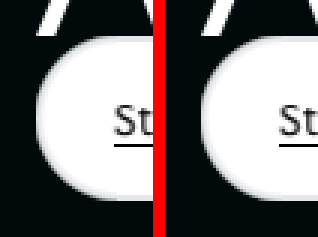
#> input picture scratch/s1001c/ab-shopify.png, 318 x 237 px
$ python where_diff.py ab-shopify.png rc-ab-rows34.png out.png
#> lines starting #> are read from the running program, lines starting #| are printed output that depends on the picture; after the words box and inside, x2 and y2 are one past the last pixel; in counts of white or black regions, pixels touching at a corner belong together
"""Where two frames differ: bounding box plus the runs of rows and columns holding changed pixels,
and a 3x crop of the first changed region side by side. usage: where_diff.py <a.png> <b.png> <out.png>"""
import sys
from PIL import Image, ImageChops
a, b = Image.open(sys.argv[1]).convert('RGB'), Image.open(sys.argv[2]).convert('RGB')
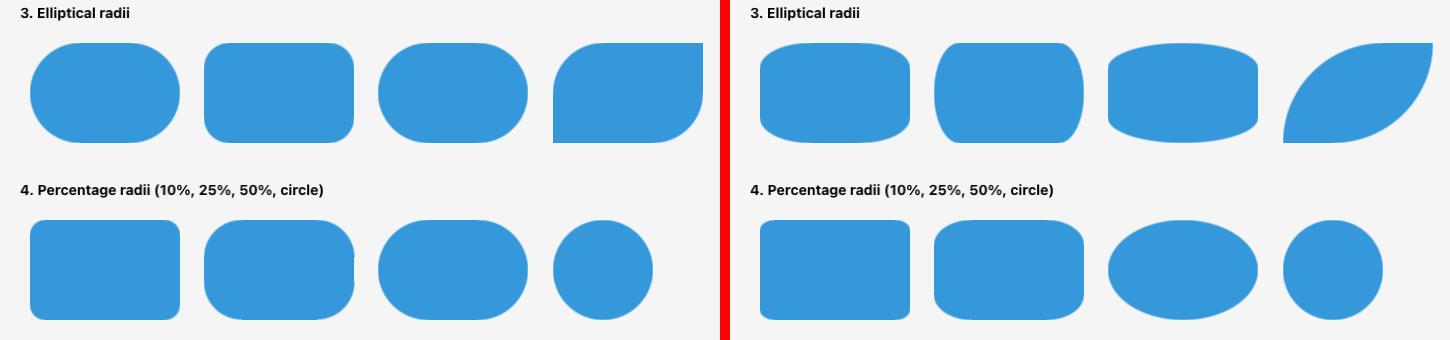
#> input picture scratch/s1001c/rc-ab-rows34.png, 1450 x 340 px
#> a is the input picture: PIL image 318x237 RGB; mean R, G, B 123.4, 117.4, 118.1
#> b is the input picture: PIL image 1450x340 RGB; mean R, G, B 163.7, 203.3, 231
d = ImageChops.difference(a, b).convert('L').point(lambda p: 255 if p > 8 else 0)
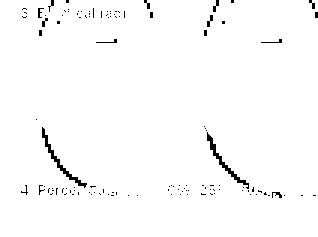
#> d: PIL image 318x237 L; 98.3% white; 118 black regions (106 under 20 px), largest, box (x1, y1, x2, y2) and area: (42, 127, 87, 188) 302, (207, 132, 249, 189) 287, (213, 0, 219, 12) 36
box = d.getbbox()
#> box = (0, 0, 318, 237)
print('bbox', box, 'changed px', sum(1 for p in d.tobytes() if p))
#| bbox (0, 0, 318, 237) changed px 74120
if not box:
    sys.exit(0)
px = d.load()
w, h = d.size
#> w = 318; h = 237


def runs(v):
    out, s, p = [], None, None
    for i in v:
        if s is None:
            s = p = i
        elif i <= p + 3:
            p = i
        else:
            out.append((s, p))
            s = p = i
#> this loop made 237 passes
#> s on pass 1: 0
#> after the loop, out = []
    if s is not None:
        out.append((s, p))
    return out


rows = runs([y for y in range(h) if any(px[x, y] for x in range(w))])
#> rows = [(0, 236)]
print('rows', rows[:14])
#| rows [(0, 236)]
y0, y1 = rows[0]
#> y0 = 0; y1 = 236
cols = runs([x for x in range(w) if any(px[x, y] for y in range(y0, y1 + 1))])
#> the loop in runs (call 2), `for i in v:` made 318 passes
#> cols = [(0, 317)]
print('cols in first row run', cols[:14])
#| cols in first row run [(0, 317)]
x0, x1 = cols[0]
#> x0 = 0; x1 = 317
crop = (max(0, x0 - 12), max(0, y0 - 12), min(w, x1 + 13), min(h, y1 + 13))
#> crop = (0, 0, 318, 237)
ca, cb = a.crop(crop), b.crop(crop)
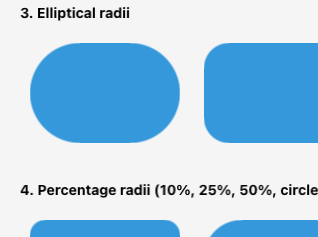
#> cb: PIL image 318x237 RGB; mean R, G, B 168, 205.3, 230.2
out = Image.new('RGB', (ca.size[0] * 2 + 4, ca.size[1]), 'red')
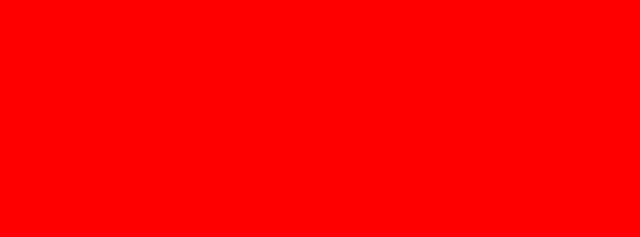
#> out: PIL image 640x237 RGB; mean R, G, B 255, 0, 0
out.paste(ca, (0, 0))
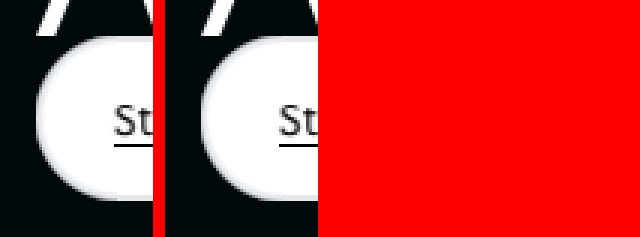
#> out: PIL image 640x237 RGB; mean R, G, B 189.6, 58.3, 58.7
out.paste(cb, (ca.size[0] + 4, 0))
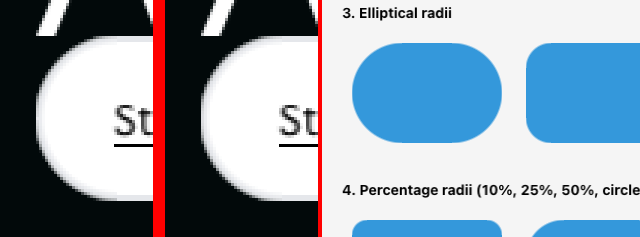
#> out: PIL image 640x237 RGB; mean R, G, B 146.4, 160.3, 173.1
out = out.resize((out.size[0] * 3, out.size[1] * 3), Image.NEAREST)
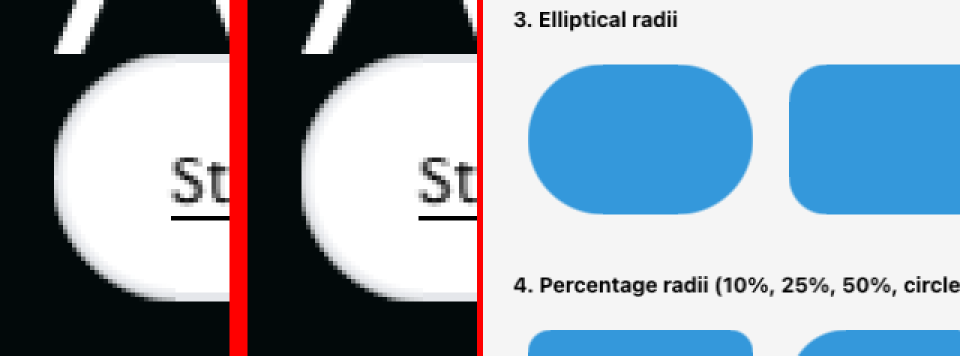
#> out: PIL image 1920x711 RGB (shown at 1/2 size); mean R, G, B 146.4, 160.3, 173.1
out.save(sys.argv[3])
print('crop', crop, '->', sys.argv[3], out.size)
#| crop (0, 0, 318, 237) -> out.png (1920, 711)
